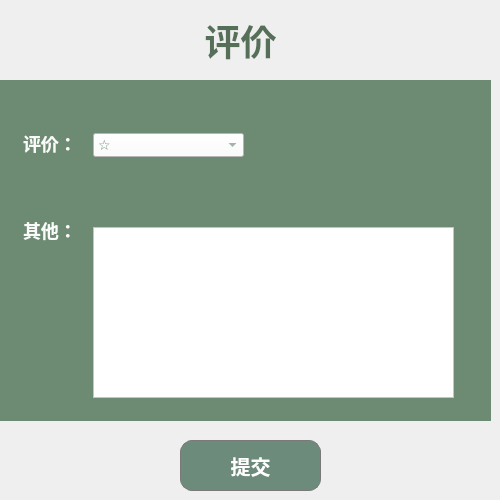
<?xml version="1.0" encoding="UTF-8"?>
<ui version="4.0">
 <class>evaluation</class>
 <widget class="QDialog" name="evaluation">
  <property name="geometry">
   <rect>
    <x>0</x>
    <y>0</y>
    <width>500</width>
    <height>500</height>
   </rect>
  </property>
  <property name="maximumSize">
   <size>
    <width>500</width>
    <height>500</height>
   </size>
  </property>
  <property name="windowTitle">
   <string>Dialog</string>
  </property>
  <widget class="QLabel" name="label">
   <property name="geometry">
    <rect>
     <x>0</x>
     <y>0</y>
     <width>481</width>
     <height>80</height>
    </rect>
   </property>
   <property name="maximumSize">
    <size>
     <width>500</width>
     <height>80</height>
    </size>
   </property>
   <property name="styleSheet">
    <string notr="true">QLabel{
width: 144px;
height: 50px;
opacity: 1;
font-size: 36px;
font-family: Roboto, Roboto-Bold;
font-weight: Bold;
text-align: left;
color: #556f59;
line-height: 0px;
}</string>
   </property>
   <property name="text">
    <string>评价</string>
   </property>
   <property name="alignment">
    <set>Qt::AlignCenter</set>
   </property>
  </widget>
  <widget class="QPushButton" name="submit">
   <property name="geometry">
    <rect>
     <x>180</x>
     <y>440</y>
     <width>141</width>
     <height>51</height>
    </rect>
   </property>
   <property name="font">
    <font>
     <family>Microsoft YaHei,Microsoft YaHei-Bold</family>
     <pointsize>-1</pointsize>
     <weight>75</weight>
     <bold>true</bold>
    </font>
   </property>
   <property name="styleSheet">
    <string notr="true">QPushButton{
width: 98px;
height: 43px;
opacity: 1;
background: #6d8b7b;
border: 1px solid #797979;
border-radius: 12px;
font-size: 20px;
font-family: Microsoft YaHei, Microsoft YaHei-Bold;
font-weight: Bold;
text-align: center;
color: #ffffff;
line-height: 17px;
alignment:alignHCenter
}</string>
   </property>
   <property name="text">
    <string>提交</string>
   </property>
   <property name="autoDefault">
    <bool>false</bool>
   </property>
   <property name="default">
    <bool>false</bool>
   </property>
   <property name="flat">
    <bool>false</bool>
   </property>
  </widget>
  <widget class="QWidget" name="widget" native="true">
   <property name="geometry">
    <rect>
     <x>0</x>
     <y>80</y>
     <width>491</width>
     <height>341</height>
    </rect>
   </property>
   <property name="maximumSize">
    <size>
     <width>500</width>
     <height>350</height>
    </size>
   </property>
   <property name="styleSheet">
    <string notr="true">QWidget{
width: 414px;
height: 223px;
opacity: 1;
background: #6d8b72;
font-size: 7px;
font-family: Microsoft YaHei, Microsoft YaHei-Normal;
font-weight: Normal;
text-align: center;
color: #333333;
line-height: 10px;
text-shadow: 0px 3px 6px 0px rgba(0,0,0,0.15); 
}</string>
   </property>
   <widget class="QWidget" name="widget_2" native="true">
    <property name="geometry">
     <rect>
      <x>13</x>
      <y>13</y>
      <width>471</width>
      <height>111</height>
     </rect>
    </property>
    <widget class="QLabel" name="label_2">
     <property name="geometry">
      <rect>
       <x>10</x>
       <y>20</y>
       <width>51</width>
       <height>61</height>
      </rect>
     </property>
     <property name="styleSheet">
      <string notr="true">QLabel{
width: 90px;
height: 50px;
opacity: 1;
font-size: 18px;
font-family: Microsoft YaHei, Microsoft YaHei-Bold;
font-weight: Bold;
text-align: left;
color: #fafafa;
line-height: 50px;
}</string>
     </property>
     <property name="text">
      <string>评价：</string>
     </property>
    </widget>
    <widget class="QComboBox" name="comboBox">
     <property name="geometry">
      <rect>
       <x>80</x>
       <y>40</y>
       <width>151</width>
       <height>24</height>
      </rect>
     </property>
     <property name="styleSheet">
      <string notr="true">QComboBox{
width: 123px;
height: 33px;
opacity: 1;
background: #ffffff;
font-size: 14px;
font-family: Microsoft YaHei, Microsoft YaHei-Bold;
font-weight: Bold;
text-align: left;
color: #6d8b7b;
line-height: 17px;
}</string>
     </property>
     <item>
      <property name="text">
       <string>☆</string>
      </property>
     </item>
     <item>
      <property name="text">
       <string>☆☆</string>
      </property>
     </item>
     <item>
      <property name="text">
       <string>☆☆☆</string>
      </property>
     </item>
     <item>
      <property name="text">
       <string>☆☆☆☆</string>
      </property>
     </item>
     <item>
      <property name="text">
       <string>☆☆☆☆☆</string>
      </property>
     </item>
    </widget>
   </widget>
   <widget class="QWidget" name="widget_3" native="true">
    <property name="geometry">
     <rect>
      <x>13</x>
      <y>127</y>
      <width>471</width>
      <height>201</height>
     </rect>
    </property>
    <widget class="QLabel" name="label_3">
     <property name="geometry">
      <rect>
       <x>10</x>
       <y>10</y>
       <width>51</width>
       <height>111</height>
      </rect>
     </property>
     <property name="styleSheet">
      <string notr="true">QLabel{
width: 90px;
height: 50px;
opacity: 1;
font-size: 18px;
font-family: Microsoft YaHei, Microsoft YaHei-Bold;
font-weight: Bold;
text-align: left;
color: #fafafa;
line-height: 50px;
}</string>
     </property>
     <property name="text">
      <string>其他：</string>
     </property>
     <property name="alignment">
      <set>Qt::AlignLeading|Qt::AlignLeft|Qt::AlignTop</set>
     </property>
    </widget>
    <widget class="QTextEdit" name="textEdit">
     <property name="geometry">
      <rect>
       <x>80</x>
       <y>20</y>
       <width>361</width>
       <height>171</height>
      </rect>
     </property>
     <property name="font">
      <font>
       <family>Microsoft YaHei,Microsoft YaHei-Normal</family>
       <pointsize>-1</pointsize>
       <weight>50</weight>
       <italic>false</italic>
       <bold>false</bold>
      </font>
     </property>
     <property name="styleSheet">
      <string notr="true">QTextEdit{
width: 508px;
height: 258px;
opacity: 1;
background: #ffffff;
text-shadow: 0px 3px 6px 0px rgba(0,0,0,0.15); 
font:18px;
}</string>
     </property>
    </widget>
   </widget>
  </widget>
 </widget>
 <resources/>
 <connections/>
</ui>
